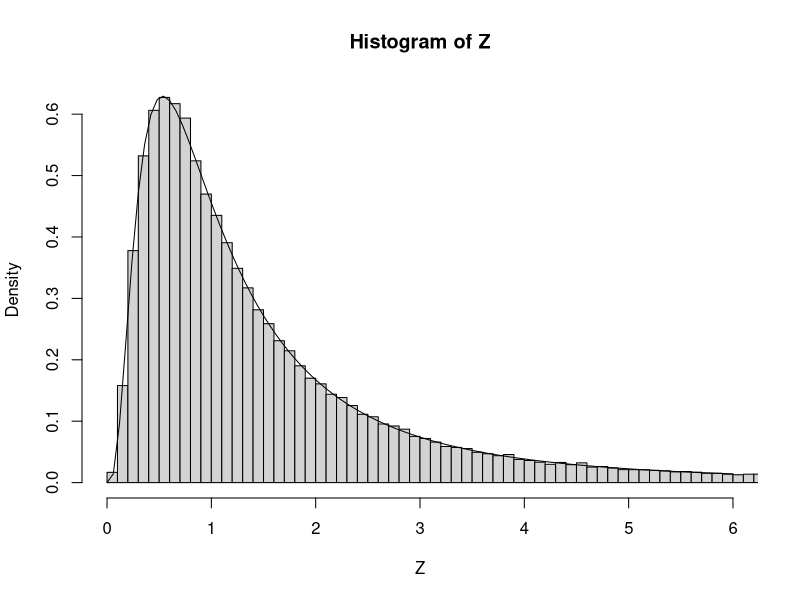

This figure's R source:
m = 10; n = 4
num = 100000
X = rchisq(num, df=m)
Y = rchisq(num, df=n)
Z = (X/m)/(Y/n)
hist(Z, prob=TRUE,xlim=c(0,6),breaks=8000)
curve(df(x,m,n),add=TRUE)